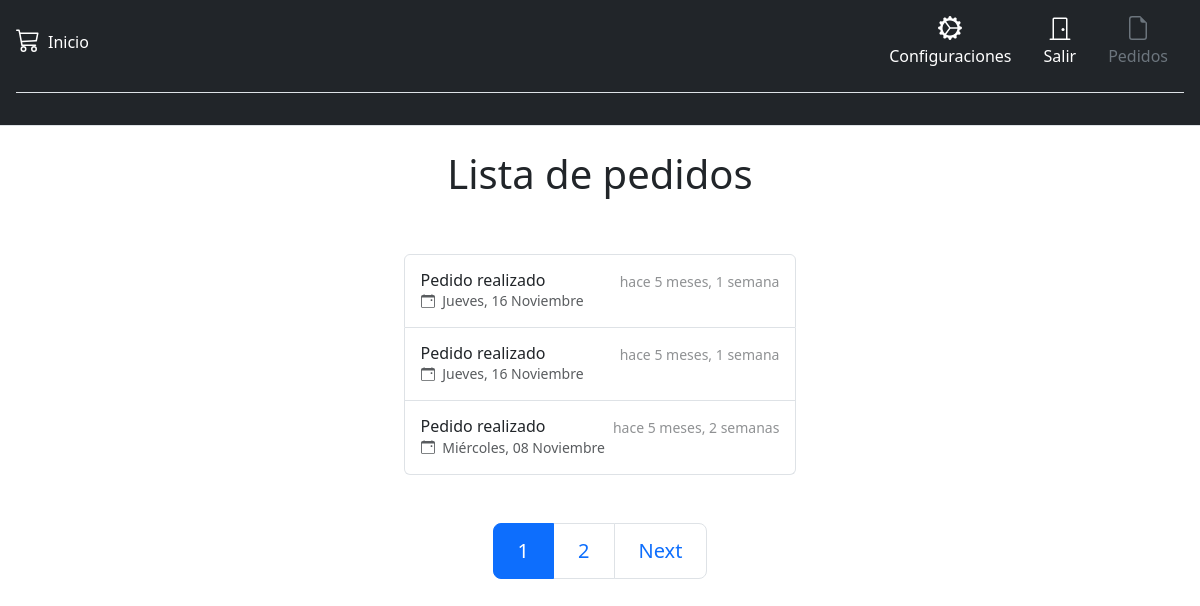
Screenshot of /usuario/2/lista/pedidos/ (signed in) with the database file from the repository.
### apps/home/models.py (models this page shows, shortened)
class Pedido(models.Model):
	usuario = models.ForeignKey(
		Usuario,
		on_delete = models.SET_NULL,
		blank=True,
		null=True,
		related_name='pedidos'
	)
	total = models.FloatField(default = 0.0)
	creado = models.DateTimeField(auto_now_add=True)
	activo = models.BooleanField(default = True)
	class Meta:
		verbose_name = 'Pedido'
		verbose_name_plural = 'Pedidos'
		ordering = ['-creado']
	def get_absolute_url(self):
		return reverse('home:pedido', kwargs = {'pedido_id': self.pk, 'usuario_id': self.usuario.id})

### apps/home/views.py (the view)
@require_http_methods(['GET'])
@login_required(login_url = reverse_lazy('usuarios:login'))
def lista_pedidos_usuario(request, usuario_id = None):
	pedidos = models.Pedido.objects.filter(
			usuario_id = usuario_id
		)
	paginator = Paginator(pedidos, 3)
	lista_pedidos = paginator.get_page(request.GET.get('page'))
	context = {
		'pedidos': lista_pedidos
	}
	return render(request, 'home/lista_pedidos.html', context)

### apps/home/context_processors.py (called while the page is built)
def saludo(request):
	return {'signo': '$'}

### templates/home/lista_pedidos.html (shortened to what this page needs)
{% extends "base/base.html" %}
{% load humanize %}
{% load static %}
{% block content %}
{% if  pedidos %}
	<h1 class="display-6 text-center mt-4">Lista de pedidos</h1>
	<div class="d-flex flex-column flex-md-row p-4 gap-4 py-md-5 align-items-center justify-content-center">
		<div class="list-group">
		  	{% for pedido in pedidos %}
			    <a href="{{  pedido.get_absolute_url }}" class="list-group-item list-group-item-action d-flex gap-3 py-3" aria-current="true">
			      <div class="d-flex gap-2 w-100 justify-content-between">
			        <div>
			          <h6 class="mb-0">Pedido realizado</h6>
			          	<small class="d-block text-body-secondary">
			          	<svg class="bi me-1" width="1em" height="1em"><use xlink:href="#calendar-event"/></svg>
			          		{{pedido.creado|date:"l, d F"}}
			          	</small>
			        </div>
			        <small class="opacity-50 text-nowrap">{{pedido.creado| naturaltime}}</small>
			      </div>
			    </a>
		    {% endfor %}
		</div>
	</div>
	{% if pedidos.object_list %}
		<div class="d-flex align-items-center justify-content-center">
	        <nav aria-label="Another pagination example">
	          <ul class="pagination pagination-lg flex-wrap">
	            {% if pedidos.has_other_pages %}
	            	<li class="page-item active" aria-current="page">
	              		<a class="page-link" href="?page={{ pedidos.number }}">{{ pedidos.number }}</a>
	            	</li>
	            {% endif %}
	            {% if pedidos.has_next %}
		            <li class="page-item">
			            <a class="page-link" href="?page={{ pedidos.paginator.num_pages }}"> {{ pedidos.paginator.num_pages }}</a>
			        </li>
		            <li class="page-item">
		              <a class="page-link" href="?page={{ pedidos.next_page_number }}">Next</a>
		            </li>
	            {% endif %}
	          </ul>
	        </nav>
    	</div>
	{% endif %}
{% endif %}
{% endblock content %}

### static/css/header.css (style rules this page uses)
.bi { vertical-align: -.125em; fill: currentColor; }

### rows the page displays
Pedido: creado "Jueves, 16 Noviembre", creado "hace 5 meses, 1 semana"
Pedido: creado "Jueves, 16 Noviembre", creado "hace 5 meses, 1 semana"
Pedido: creado "Miércoles, 08 Noviembre", creado "hace 5 meses, 2 semanas"

### other values shown
{{ pedidos.number }} "1"
{{ pedidos.paginator.num_pages }} "2"
